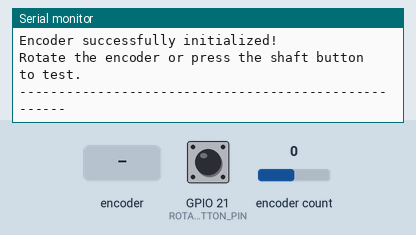
A sketch run on a simulated ESP32. Parts: the last lines printed to the serial monitor. The inputs (shaded band) are chosen by the test bench; at power-on: encoder count 0, GPIO 21 (ROTARY_ENCODER_BUTTON_PIN) HIGH.

Above: at 1.2 s.
1.3 s: encoder count set to 1
At 1.8 s:
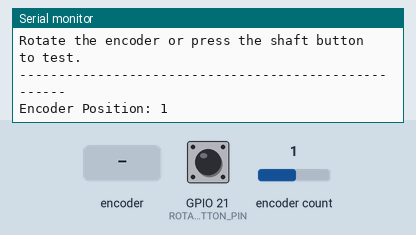
2.8 s: rotary encoder on GPIO 21 (ROTARY_ENCODER_BUTTON_PIN) / GPIO 19 (ROTARY_ENCODER_B_PIN) turned 1 step (first pin leading)
At 3.9 s:
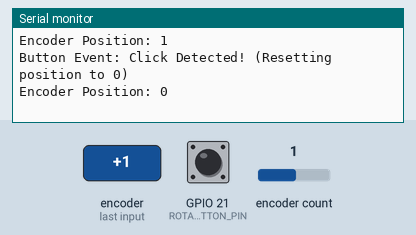
4.5 s: encoder count set to 5
At 5.5 s:
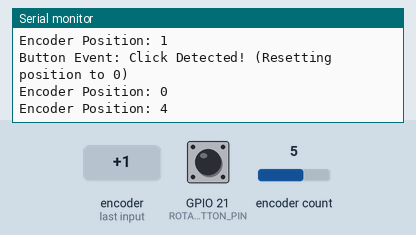

Measured:
- after the input at 1.3 s, the serial monitor: prints a new line at once (image 1)
- after the input at 2.8 s, the serial monitor: prints a new line after 0.06 s (image 2)
- after the input at 4.5 s, the serial monitor: prints a new line at once (image 3)

The sketch:

RotaryEncoder.ino
```cpp
/*
  KY-040 Rotary Encoder Unit Test (ESP32)
  Verifies physical rotation steps, direction detection, and push-button functionality.
*/

/*
Connect GND to GND
Connect + (VCC) to 3.3V
Connect SW to D21
Connect DT to D19
Connect CLK to D18
*/

#include <AiEsp32RotaryEncoder.h>

#define ROTARY_ENCODER_A_PIN 18
#define ROTARY_ENCODER_B_PIN 19
#define ROTARY_ENCODER_BUTTON_PIN 21
#define ROTARY_ENCODER_VCC_PIN -1
#define ROTARY_ENCODER_STEPS 4

// Create the encoder object
AiEsp32RotaryEncoder rotaryEncoder = AiEsp32RotaryEncoder(
  ROTARY_ENCODER_A_PIN,
  ROTARY_ENCODER_B_PIN,
  ROTARY_ENCODER_BUTTON_PIN,
  ROTARY_ENCODER_VCC_PIN,
  ROTARY_ENCODER_STEPS
);

// Interrupt Service Routine (ISR) for reading hardware states
void IRAM_ATTR readEncoderISR() {
  rotaryEncoder.readEncoder_ISR();
}

void setup() {
  Serial.begin(115200);
  Serial.println("\n--- KY-040 Rotary Encoder Unit Test ---");

  // Initialize and assign hardware interrupt
  rotaryEncoder.begin();
  rotaryEncoder.setup(readEncoderISR);

  // Set testing boundaries (0 to 100, no wrapping)
  rotaryEncoder.setBoundaries(0, 100, false);
  rotaryEncoder.setAcceleration(250);

  Serial.println("Encoder successfully initialized!");
  Serial.println("Rotate the encoder or press the shaft button to test.");
  Serial.println("-----------------------------------------------------");
}

void loop() {
  // Check for rotational change
  if (rotaryEncoder.encoderChanged()) {
    int16_t current_value = rotaryEncoder.readEncoder();
    Serial.print("Encoder Position: ");
    Serial.print(current_value);
    Serial.println();
  }

  // Check for button press activity
  if (rotaryEncoder.isEncoderButtonClicked()) {
    Serial.println("Button Event: Click Detected! (Resetting position to 0)");
    rotaryEncoder.setEncoderValue(0);
  }

  // Minor delay to yield execution to the ESP32 background tasks
  delay(10);
}
```
